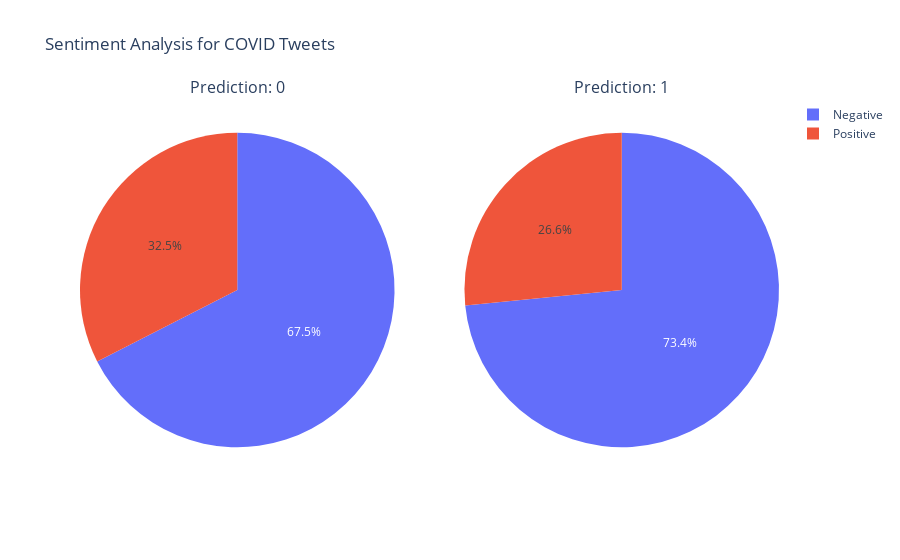

The code cell stored with this chart in its notebook:
### Code cell
covid_pred_senti_fig = prediction_sentiment_figure(
    labeled_covid_df, 'COVID'
)
offline.iplot(covid_pred_senti_fig)

### Figure 1 — Plotly figure (JSON) as saved in the notebook; plotly's stock layout.template omitted (floating-point values rounded to 4 significant figures)
{"data": [{"domain": {"x": [0, 0.45], "y": [0, 1]}, "labels": ["Negative", "Positive"], "name": "Label 0", "type": "pie", "values": [1090, 525]}, {"domain": {"x": [0.55, 1], "y": [0, 1]}, "labels": ["Negative", "Positive"], "name": "Label 1", "type": "pie", "values": [246, 89]}], "layout": {"annotations": [{"font": {"size": 16}, "showarrow": false, "text": "Prediction: 0", "x": 0.225, "xanchor": "center", "xref": "paper", "y": 1, "yanchor": "bottom", "yref": "paper"}, {"font": {"size": 16}, "showarrow": false, "text": "Prediction: 1", "x": 0.775, "xanchor": "center", "xref": "paper", "y": 1, "yanchor": "bottom", "yref": "paper"}], "title": {"text": "Sentiment Analysis for COVID Tweets"}}}
